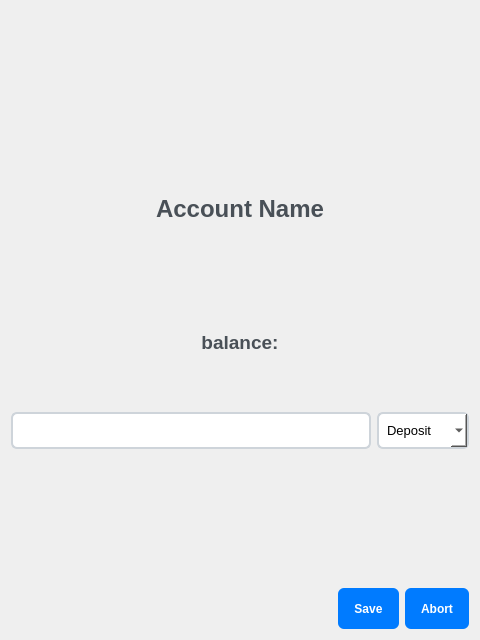
<?xml version="1.0" encoding="UTF-8"?>
<ui version="4.0">
 <class>transactiondialog</class>
 <widget class="QDialog" name="transactiondialog">
  <property name="geometry">
   <rect>
    <x>0</x>
    <y>0</y>
    <width>480</width>
    <height>640</height>
   </rect>
  </property>
  <property name="windowTitle">
   <string>Dialog</string>
  </property>
  <property name="styleSheet">
   <string notr="true">QMainWindow {
    background-color: #f8f9fa;
}

QTabWidget::pane {
    border: 1px solid #dee2e6;
    background-color: white;
}

QTabWidget::tab-bar {
    left: 10px;
}

QTabBar::tab {
    background-color: #e9ecef;
    border: 1px solid #dee2e6;
	width: 300px;
    padding: 10px 20px;
    margin-right: 5px;
    border-top-left-radius: 8px;
    border-top-right-radius: 8px;
    font-weight: bold;
    color: #495057;
}

QTabBar::tab:selected {
    background-color: white;
    border-bottom-color: white;
    color: #007bff;
}

QTabBar::tab:hover {
    background-color: #f8f9fa;
}

QGroupBox {
    font-weight: bold;
    border: 2px solid #dee2e6;
    border-radius: 8px;
    margin-top: 10px;
    padding-top: 5px;
    background-color: white;
}

QGroupBox::title {
    subcontrol-origin: margin;
    left: 10px;
    padding: 0 10px 0 10px;
    color: #495057;
}

QPushButton {
    background-color: #007bff;
    border: none;
    color: white;
    padding: 8px 16px;
    border-radius: 6px;
    font-weight: bold;
    min-height: 25px;
}

QPushButton:hover {
    background-color: #0056b3;
}

QPushButton:pressed {
    background-color: #004085;
}

QPushButton#deleteButton {
    background-color: #dc3545;
}

QPushButton#deleteButton:hover {
    background-color: #c82333;
}

QPushButton#refreshButton {
    background-color: #28a745;
}

QPushButton#refreshButton:hover {
    background-color: #218838;
}

QLineEdit, QComboBox, QSpinBox, QDoubleSpinBox, QDateEdit {
    border: 2px solid #ced4da;
    border-radius: 6px;
    padding: 8px;
    background-color: white;
    font-size: 13px;
}

QLineEdit:focus, QComboBox:focus, QSpinBox:focus, QDoubleSpinBox:focus, QDateEdit:focus {
    border-color: #007bff;
    outline: none;
}

QTableWidget {
    gridline-color: #dee2e6;
    background-color: white;
    alternate-background-color: #f8f9fa;
    selection-background-color: #007bff;
    border: 1px solid #dee2e6;
    border-radius: 6px;
}

QTableWidget::item {
    padding: 8px;
    border: none;
}

QTableWidget::item:selected {
    background-color: #007bff;
    color: white;
}

QHeaderView::section {
    background-color: #e9ecef;
    padding: 10px;
    border: none;
    border-right: 1px solid #dee2e6;
    border-bottom: 1px solid #dee2e6;
    font-weight: bold;
    color: #495057;
}

QLabel {
    color: #495057;
    font-weight: bold;
}

QScrollArea {
    border: none;
    background-color: transparent;
}</string>
  </property>
  <layout class="QVBoxLayout" name="verticalLayout">
   <item>
    <widget class="QWidget" name="widget_2" native="true"/>
   </item>
   <item>
    <widget class="QLabel" name="account_name_lab">
     <property name="font">
      <font>
       <pointsize>18</pointsize>
       <bold>true</bold>
      </font>
     </property>
     <property name="text">
      <string>Account Name</string>
     </property>
     <property name="alignment">
      <set>Qt::AlignmentFlag::AlignCenter</set>
     </property>
    </widget>
   </item>
   <item>
    <widget class="QLabel" name="balnce_lab">
     <property name="font">
      <font>
       <pointsize>14</pointsize>
       <bold>true</bold>
      </font>
     </property>
     <property name="text">
      <string>balance:</string>
     </property>
     <property name="alignment">
      <set>Qt::AlignmentFlag::AlignCenter</set>
     </property>
    </widget>
   </item>
   <item>
    <layout class="QHBoxLayout" name="horizontalLayout">
     <item>
      <widget class="QLineEdit" name="amount"/>
     </item>
     <item>
      <widget class="QComboBox" name="type">
       <item>
        <property name="text">
         <string>Deposit</string>
        </property>
       </item>
       <item>
        <property name="text">
         <string>Withdraw</string>
        </property>
       </item>
      </widget>
     </item>
    </layout>
   </item>
   <item>
    <widget class="QWidget" name="widget" native="true"/>
   </item>
   <item>
    <widget class="QDialogButtonBox" name="buttonBox">
     <property name="orientation">
      <enum>Qt::Orientation::Horizontal</enum>
     </property>
     <property name="standardButtons">
      <set>QDialogButtonBox::StandardButton::Abort|QDialogButtonBox::StandardButton::Save</set>
     </property>
    </widget>
   </item>
  </layout>
 </widget>
 <resources/>
 <connections>
  <connection>
   <sender>buttonBox</sender>
   <signal>accepted()</signal>
   <receiver>transactiondialog</receiver>
   <slot>accept()</slot>
   <hints>
    <hint type="sourcelabel">
     <x>248</x>
     <y>254</y>
    </hint>
    <hint type="destinationlabel">
     <x>157</x>
     <y>274</y>
    </hint>
   </hints>
  </connection>
  <connection>
   <sender>buttonBox</sender>
   <signal>rejected()</signal>
   <receiver>transactiondialog</receiver>
   <slot>reject()</slot>
   <hints>
    <hint type="sourcelabel">
     <x>316</x>
     <y>260</y>
    </hint>
    <hint type="destinationlabel">
     <x>286</x>
     <y>274</y>
    </hint>
   </hints>
  </connection>
 </connections>
</ui>
